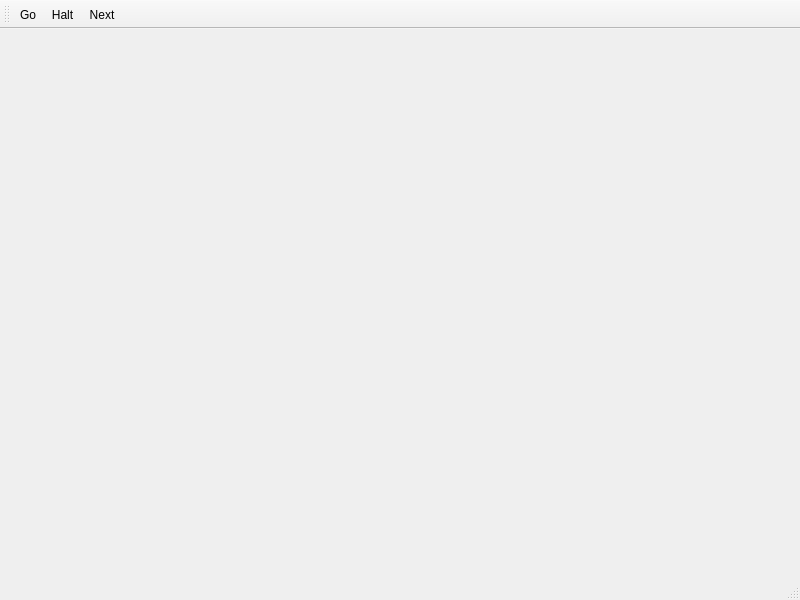
<?xml version="1.0" encoding="UTF-8"?>
<ui version="4.0">
 <class>MainWindow</class>
 <widget class="QMainWindow" name="MainWindow">
  <property name="geometry">
   <rect>
    <x>0</x>
    <y>0</y>
    <width>800</width>
    <height>600</height>
   </rect>
  </property>
  <property name="windowTitle">
   <string>MainWindow</string>
  </property>
  <widget class="QWidget" name="centralwidget">
   <layout class="QHBoxLayout" name="horizontalLayout">
    <item>
     <widget class="GlWidget" name="glWidget" native="true"/>
    </item>
   </layout>
  </widget>
  <widget class="QMenuBar" name="menubar">
   <property name="geometry">
    <rect>
     <x>0</x>
     <y>0</y>
     <width>800</width>
     <height>22</height>
    </rect>
   </property>
  </widget>
  <widget class="QStatusBar" name="statusbar">
   <property name="statusTip">
    <string>Status</string>
   </property>
   <property name="whatsThis">
    <string/>
   </property>
   <property name="accessibleName">
    <string/>
   </property>
  </widget>
  <widget class="QToolBar" name="toolBar">
   <property name="windowTitle">
    <string>toolBar</string>
   </property>
   <attribute name="toolBarArea">
    <enum>TopToolBarArea</enum>
   </attribute>
   <attribute name="toolBarBreak">
    <bool>false</bool>
   </attribute>
   <addaction name="actionGo"/>
   <addaction name="actionHalt"/>
   <addaction name="actionNext"/>
  </widget>
  <action name="actionGo">
   <property name="icon">
    <iconset resource="images.qrc">
     <normaloff>:/images/resources/play-normal.png</normaloff>:/images/resources/play-normal.png</iconset>
   </property>
   <property name="text">
    <string>Go</string>
   </property>
   <property name="toolTip">
    <string>Run the simulation</string>
   </property>
   <property name="shortcut">
    <string>G</string>
   </property>
  </action>
  <action name="actionHalt">
   <property name="icon">
    <iconset resource="images.qrc">
     <normaloff>:/images/resources/pause-normal.png</normaloff>:/images/resources/pause-normal.png</iconset>
   </property>
   <property name="text">
    <string>Halt</string>
   </property>
   <property name="toolTip">
    <string>Pause the simulation</string>
   </property>
   <property name="shortcut">
    <string>H</string>
   </property>
  </action>
  <action name="actionNext">
   <property name="icon">
    <iconset resource="images.qrc">
     <normaloff>:/images/resources/step-forward-normal.png</normaloff>:/images/resources/step-forward-normal.png</iconset>
   </property>
   <property name="text">
    <string>Next</string>
   </property>
   <property name="toolTip">
    <string>Take a single timestep</string>
   </property>
   <property name="shortcut">
    <string>N</string>
   </property>
  </action>
 </widget>
 <customwidgets>
  <customwidget>
   <class>GlWidget</class>
   <extends>QWidget</extends>
   <header>GlWidget.h</header>
   <container>1</container>
  </customwidget>
 </customwidgets>
 <resources>
  <include location="images.qrc"/>
 </resources>
 <connections/>
</ui>
